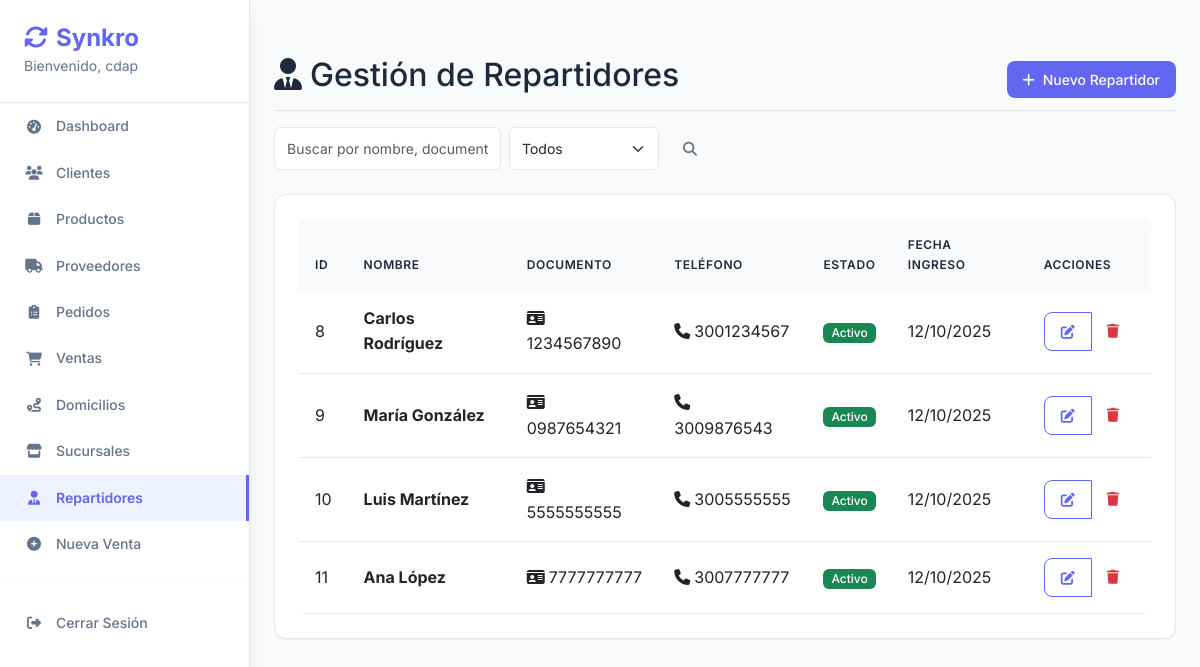
Page /repartidores/ (signed in) on the earlier database version.
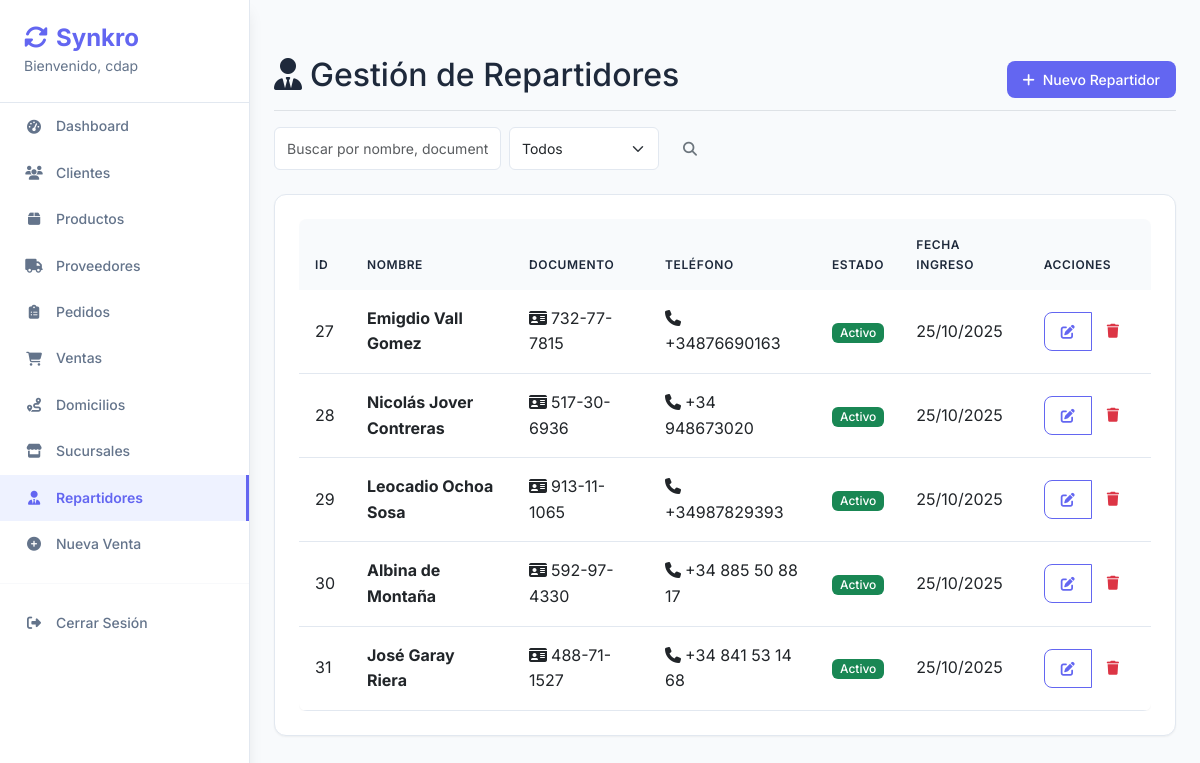
Same page on the later database version.
### core/models.py (models this page shows, shortened)
class Repartidor(models.Model):
    ESTADO_CHOICES = [
        ('ACTIVO', 'Activo'),
        ('INACTIVO', 'Inactivo'),
        ('EN_RUTA', 'En Ruta'),
    ]
    nombre = models.CharField(max_length=200)
    telefono = models.CharField(max_length=20)
    documento = models.CharField(max_length=50, unique=True)
    estado = models.CharField(max_length=20, choices=ESTADO_CHOICES, default='ACTIVO')
    fecha_ingreso = models.DateField(auto_now_add=True)
    capacidad_maxima_kg = models.DecimalField(
        max_digits=10, decimal_places=2, default=1000.00,
        help_text="Capacidad máxima del vehículo en kilogramos (kg)"
    )
    capacidad_maxima_m3 = models.DecimalField(
        max_digits=10, decimal_places=3, default=5.000,
        help_text="Capacidad máxima del vehículo en metros cúbicos (m³)"
    )
    class Meta:
        verbose_name_plural = "Repartidores"

### core/views.py (the view)
# urls.py: path('repartidores/', views.repartidor_list, name='repartidor_list'),
@login_required
def repartidor_list(request):
    search = request.GET.get('search', '')
    estado = request.GET.get('estado', '')
    repartidores = Repartidor.objects.all()
    if search:
        repartidores = repartidores.filter(
            Q(nombre__icontains=search) |
            Q(documento__icontains=search) |
            Q(telefono__icontains=search)
        )
    if estado:
        repartidores = repartidores.filter(estado=estado)
    return render(request, 'repartidores/list.html', {
        'repartidores': repartidores,
        'search': search,
        'estado_selected': estado,
        'estados': Repartidor.ESTADO_CHOICES
    })

### core/templates/repartidores/list.html (shortened to what this page needs)
{% extends 'base.html' %}
{% block content %}
<div class="d-flex justify-content-between flex-wrap flex-md-nowrap align-items-center pt-3 pb-2 mb-3 border-bottom">
    <h1 class="h2"><i class="fas fa-user-tie me-2"></i>Gestión de Repartidores</h1>
    <div class="btn-toolbar mb-2 mb-md-0">
        <a href="{% url 'repartidor_add' %}" class="btn btn-primary">
            <i class="fas fa-plus me-2"></i>Nuevo Repartidor
        </a>
    </div>
</div>
<div class="row mb-4">
    <div class="col-md-6">
        <form method="get" class="d-flex">
            <input type="text" name="search" class="form-control me-2"
                   placeholder="Buscar por nombre, documento o teléfono..."
                   value="{{ search }}">
            <select name="estado" class="form-select me-2" style="max-width: 150px;">
                <option value="">Todos</option>
            </select>
            <button type="submit" class="btn btn-outline-secondary">
                <i class="fas fa-search"></i>
            </button>
        </form>
    </div>
</div>
<div class="card">
    <div class="card-body">
        {% if repartidores %}
        <div class="table-responsive">
            <table class="table table-hover">
                <thead>
                    <tr>
                        <th>ID</th>
                        <th>Nombre</th>
                        <th>Documento</th>
                        <th>Teléfono</th>
                        <th>Estado</th>
                        <th>Fecha Ingreso</th>
                        <th>Acciones</th>
                    </tr>
                </thead>
                <tbody>
                    {% for repartidor in repartidores %}
                    <tr>
                        <td>{{ repartidor.id }}</td>
                        <td>
                            <strong>{{ repartidor.nombre }}</strong>
                        </td>
                        <td>
                            <i class="fas fa-id-card me-1"></i>{{ repartidor.documento }}
                        </td>
                        <td>
                            <i class="fas fa-phone me-1"></i>{{ repartidor.telefono }}
                        </td>
                        <td>
                            {% if repartidor.estado == 'ACTIVO' %}
                                <span class="badge bg-success">Activo</span>
                            {% elif repartidor.estado == 'EN_RUTA' %}
                                <span class="badge bg-warning">En Ruta</span>
                            {% else %}
                                <span class="badge bg-secondary">Inactivo</span>
                            {% endif %}
                        </td>
                        <td>{{ repartidor.fecha_ingreso|date:"d/m/Y" }}</td>
                        <td>
                            <div class="btn-group" role="group">
                                <a href="{% url 'repartidor_edit' repartidor.id %}"
                                   class="btn btn-sm btn-outline-primary" title="Editar">
                                    <i class="fas fa-edit"></i>
                                </a>
                                <a href="{% url 'repartidor_delete' repartidor.id %}"
                                   class="btn btn-sm btn-outline-danger" title="Eliminar">
                                    <i class="fas fa-trash"></i>
                                </a>
                            </div>
                        </td>
                    </tr>
                    {% endfor %}
                </tbody>
            </table>
        </div>
        {% endif %}
    </div>
</div>
{% endblock %}

Differences in the rows shown:
removed Repartidor: id "8", nombre "Carlos Rodríguez", documento "1234567890", telefono "3001234567", estado "Activo", fecha_ingreso "12/10/2025"
removed Repartidor: id "9", nombre "María González", documento "0987654321", telefono "3009876543", estado "Activo", fecha_ingreso "12/10/2025"
removed Repartidor: id "10", nombre "Luis Martínez", documento "5555555555", telefono "3005555555", estado "Activo", fecha_ingreso "12/10/2025"
removed Repartidor: id "11", nombre "Ana López", documento "7777777777", telefono "3007777777", estado "Activo", fecha_ingreso "12/10/2025"
added Repartidor: id "27", nombre "Emigdio Vall Gomez", documento "732-77-7815", telefono "+34876690163", estado "Activo", fecha_ingreso "25/10/2025"
added Repartidor: id "28", nombre "Nicolás Jover Contreras", documento "517-30-6936", telefono "+34 948673020", estado "Activo", fecha_ingreso "25/10/2025"
added Repartidor: id "29", nombre "Leocadio Ochoa Sosa", documento "913-11-1065", telefono "+34987829393", estado "Activo", fecha_ingreso "25/10/2025"
added Repartidor: id "30", nombre "Albina de Montaña", documento "592-97-4330", telefono "+34 885 50 88 17", estado "Activo", fecha_ingreso "25/10/2025"
added Repartidor: id "31", nombre "José Garay Riera", documento "488-71-1527", telefono "+34 841 53 14 68", estado "Activo", fecha_ingreso "25/10/2025"
